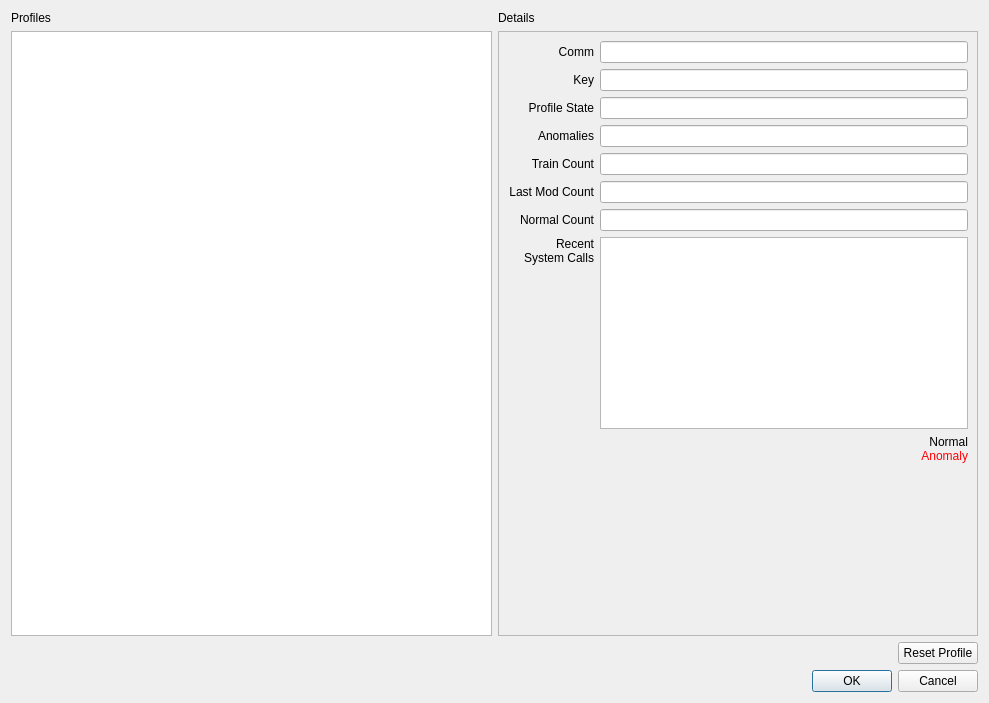
<?xml version="1.0" encoding="UTF-8"?>
<ui version="4.0">
 <class>ProfileDialog</class>
 <widget class="QDialog" name="ProfileDialog">
  <property name="geometry">
   <rect>
    <x>0</x>
    <y>0</y>
    <width>989</width>
    <height>703</height>
   </rect>
  </property>
  <property name="windowTitle">
   <string>View/Modify Profiles</string>
  </property>
  <property name="windowIcon">
   <iconset resource="resources.qrc">
    <normaloff>:/img/assets/img/icons/browser.png</normaloff>:/img/assets/img/icons/browser.png</iconset>
  </property>
  <layout class="QGridLayout" name="gridLayout">
   <item row="4" column="0" alignment="Qt::AlignBottom">
    <widget class="QDialogButtonBox" name="buttonBox">
     <property name="orientation">
      <enum>Qt::Horizontal</enum>
     </property>
     <property name="standardButtons">
      <set>QDialogButtonBox::Cancel|QDialogButtonBox::Ok</set>
     </property>
    </widget>
   </item>
   <item row="0" column="0">
    <layout class="QGridLayout" name="gridLayout_2">
     <property name="topMargin">
      <number>0</number>
     </property>
     <item row="2" column="1">
      <widget class="QLabel" name="label">
       <property name="sizePolicy">
        <sizepolicy hsizetype="Preferred" vsizetype="Preferred">
         <horstretch>0</horstretch>
         <verstretch>0</verstretch>
        </sizepolicy>
       </property>
       <property name="text">
        <string>Details</string>
       </property>
      </widget>
     </item>
     <item row="2" column="0">
      <widget class="QLabel" name="label_2">
       <property name="sizePolicy">
        <sizepolicy hsizetype="Preferred" vsizetype="Preferred">
         <horstretch>1</horstretch>
         <verstretch>0</verstretch>
        </sizepolicy>
       </property>
       <property name="text">
        <string>Profiles</string>
       </property>
      </widget>
     </item>
     <item row="3" column="1">
      <widget class="QScrollArea" name="scrollArea">
       <property name="sizePolicy">
        <sizepolicy hsizetype="Expanding" vsizetype="Expanding">
         <horstretch>2</horstretch>
         <verstretch>0</verstretch>
        </sizepolicy>
       </property>
       <property name="widgetResizable">
        <bool>true</bool>
       </property>
       <widget class="QWidget" name="scrollAreaWidgetContents">
        <property name="geometry">
         <rect>
          <x>0</x>
          <y>0</y>
          <width>487</width>
          <height>647</height>
         </rect>
        </property>
        <layout class="QGridLayout" name="gridLayout_4">
         <item row="0" column="0">
          <layout class="QGridLayout" name="gridLayout_3">
           <item row="3" column="0">
            <widget class="QLabel" name="label_4">
             <property name="text">
              <string>Anomalies</string>
             </property>
             <property name="alignment">
              <set>Qt::AlignRight|Qt::AlignTrailing|Qt::AlignVCenter</set>
             </property>
            </widget>
           </item>
           <item row="0" column="0">
            <widget class="QLabel" name="label_3">
             <property name="text">
              <string>Comm</string>
             </property>
             <property name="alignment">
              <set>Qt::AlignRight|Qt::AlignTrailing|Qt::AlignVCenter</set>
             </property>
            </widget>
           </item>
           <item row="4" column="0">
            <widget class="QLabel" name="label_6">
             <property name="text">
              <string>Train Count</string>
             </property>
             <property name="alignment">
              <set>Qt::AlignRight|Qt::AlignTrailing|Qt::AlignVCenter</set>
             </property>
            </widget>
           </item>
           <item row="8" column="2">
            <widget class="QLabel" name="label_7">
             <property name="text">
              <string>&lt;html&gt;&lt;head/&gt;&lt;body&gt;&lt;p&gt;Normal&lt;br/&gt;&lt;span style=&quot; color:#ff0004;&quot;&gt;Anomaly&lt;/span&gt;&lt;/p&gt;&lt;/body&gt;&lt;/html&gt;</string>
             </property>
             <property name="alignment">
              <set>Qt::AlignRight|Qt::AlignTrailing|Qt::AlignVCenter</set>
             </property>
            </widget>
           </item>
           <item row="4" column="2">
            <widget class="LazyLineEdit" name="train_count">
             <property name="inputMethodHints">
              <set>Qt::ImhDigitsOnly</set>
             </property>
             <property name="readOnly">
              <bool>true</bool>
             </property>
            </widget>
           </item>
           <item row="10" column="0">
            <spacer name="verticalSpacer">
             <property name="orientation">
              <enum>Qt::Vertical</enum>
             </property>
             <property name="sizeHint" stdset="0">
              <size>
               <width>20</width>
               <height>40</height>
              </size>
             </property>
            </spacer>
           </item>
           <item row="1" column="2">
            <widget class="LazyLineEdit" name="key">
             <property name="readOnly">
              <bool>true</bool>
             </property>
            </widget>
           </item>
           <item row="3" column="2">
            <widget class="LazyLineEdit" name="anomalies">
             <property name="inputMethodHints">
              <set>Qt::ImhDigitsOnly</set>
             </property>
             <property name="readOnly">
              <bool>true</bool>
             </property>
            </widget>
           </item>
           <item row="6" column="0">
            <widget class="QLabel" name="label_8">
             <property name="text">
              <string>Normal Count</string>
             </property>
             <property name="alignment">
              <set>Qt::AlignRight|Qt::AlignTrailing|Qt::AlignVCenter</set>
             </property>
            </widget>
           </item>
           <item row="5" column="0">
            <widget class="QLabel" name="label_10">
             <property name="text">
              <string>Last Mod Count</string>
             </property>
             <property name="alignment">
              <set>Qt::AlignRight|Qt::AlignTrailing|Qt::AlignVCenter</set>
             </property>
            </widget>
           </item>
           <item row="7" column="2">
            <widget class="QListWidget" name="syscalls"/>
           </item>
           <item row="1" column="0">
            <widget class="QLabel" name="label_9">
             <property name="text">
              <string>Key</string>
             </property>
             <property name="alignment">
              <set>Qt::AlignRight|Qt::AlignTrailing|Qt::AlignVCenter</set>
             </property>
            </widget>
           </item>
           <item row="6" column="2">
            <widget class="LazyLineEdit" name="normal_count">
             <property name="readOnly">
              <bool>true</bool>
             </property>
            </widget>
           </item>
           <item row="7" column="0">
            <layout class="QVBoxLayout" name="verticalLayout">
             <item>
              <widget class="QLabel" name="label_5">
               <property name="text">
                <string>Recent
System Calls</string>
               </property>
               <property name="alignment">
                <set>Qt::AlignRight|Qt::AlignTrailing|Qt::AlignVCenter</set>
               </property>
              </widget>
             </item>
             <item>
              <spacer name="verticalSpacer_2">
               <property name="orientation">
                <enum>Qt::Vertical</enum>
               </property>
               <property name="sizeHint" stdset="0">
                <size>
                 <width>20</width>
                 <height>40</height>
                </size>
               </property>
              </spacer>
             </item>
            </layout>
           </item>
           <item row="5" column="2">
            <widget class="LazyLineEdit" name="last_mod_count">
             <property name="readOnly">
              <bool>true</bool>
             </property>
            </widget>
           </item>
           <item row="0" column="2">
            <widget class="LazyLineEdit" name="comm">
             <property name="readOnly">
              <bool>true</bool>
             </property>
            </widget>
           </item>
           <item row="2" column="0">
            <widget class="QLabel" name="label_11">
             <property name="text">
              <string>Profile State</string>
             </property>
             <property name="alignment">
              <set>Qt::AlignRight|Qt::AlignTrailing|Qt::AlignVCenter</set>
             </property>
            </widget>
           </item>
           <item row="2" column="2">
            <widget class="LazyLineEdit" name="state">
             <property name="readOnly">
              <bool>true</bool>
             </property>
            </widget>
           </item>
          </layout>
         </item>
        </layout>
       </widget>
      </widget>
     </item>
     <item row="4" column="1">
      <layout class="QHBoxLayout" name="horizontalLayout">
       <item>
        <spacer name="horizontalSpacer">
         <property name="orientation">
          <enum>Qt::Horizontal</enum>
         </property>
         <property name="sizeHint" stdset="0">
          <size>
           <width>40</width>
           <height>20</height>
          </size>
         </property>
        </spacer>
       </item>
       <item>
        <widget class="QPushButton" name="reset_profile_button">
         <property name="text">
          <string>Reset Profile</string>
         </property>
        </widget>
       </item>
      </layout>
     </item>
     <item row="3" column="0">
      <widget class="QListView" name="profile_list">
       <property name="sizePolicy">
        <sizepolicy hsizetype="Expanding" vsizetype="Expanding">
         <horstretch>2</horstretch>
         <verstretch>0</verstretch>
        </sizepolicy>
       </property>
       <property name="selectionBehavior">
        <enum>QAbstractItemView::SelectRows</enum>
       </property>
      </widget>
     </item>
    </layout>
   </item>
  </layout>
 </widget>
 <customwidgets>
  <customwidget>
   <class>LazyLineEdit</class>
   <extends>QLineEdit</extends>
   <header>ebpH.gui.lazy_line_edit</header>
  </customwidget>
 </customwidgets>
 <resources>
  <include location="resources.qrc"/>
 </resources>
 <connections>
  <connection>
   <sender>buttonBox</sender>
   <signal>accepted()</signal>
   <receiver>ProfileDialog</receiver>
   <slot>accept()</slot>
   <hints>
    <hint type="sourcelabel">
     <x>248</x>
     <y>254</y>
    </hint>
    <hint type="destinationlabel">
     <x>157</x>
     <y>274</y>
    </hint>
   </hints>
  </connection>
  <connection>
   <sender>buttonBox</sender>
   <signal>rejected()</signal>
   <receiver>ProfileDialog</receiver>
   <slot>reject()</slot>
   <hints>
    <hint type="sourcelabel">
     <x>316</x>
     <y>260</y>
    </hint>
    <hint type="destinationlabel">
     <x>286</x>
     <y>274</y>
    </hint>
   </hints>
  </connection>
 </connections>
</ui>
